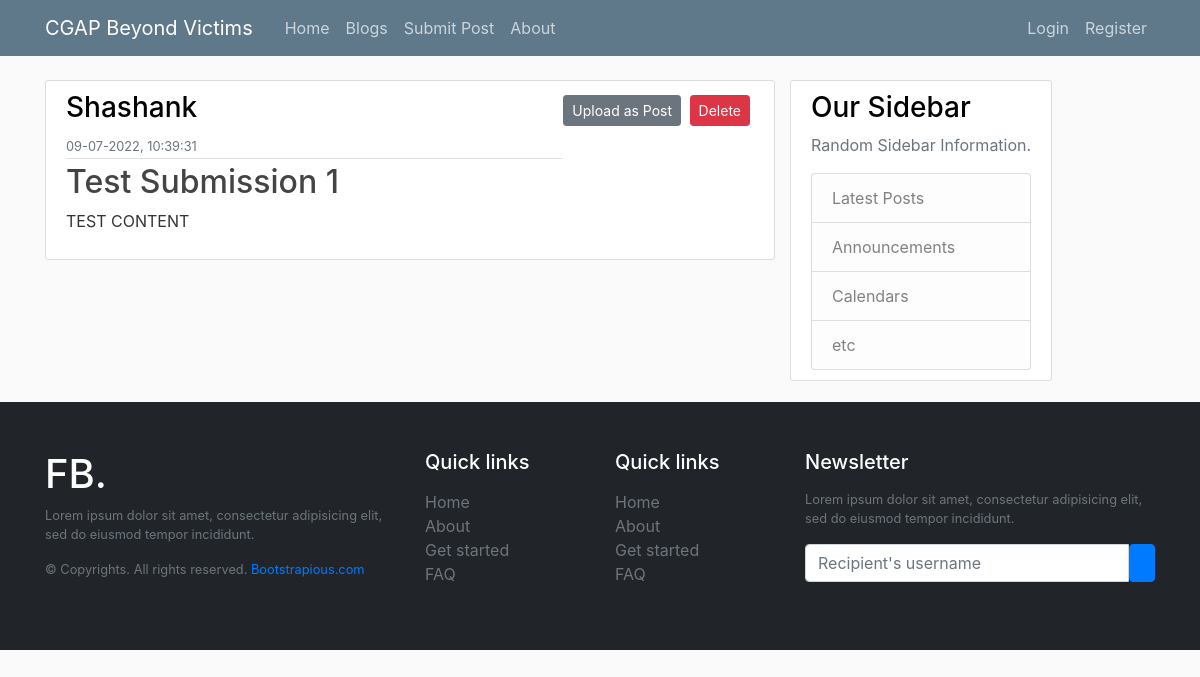
Page /submission/1 on the earlier database version.
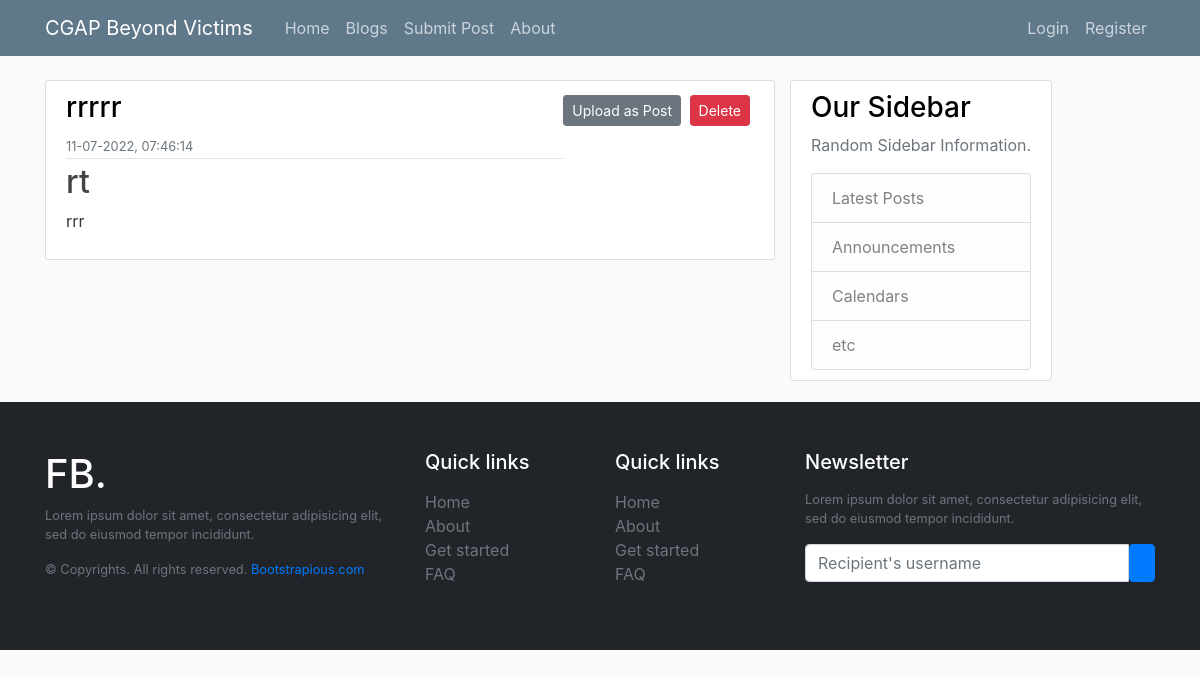
Same page on the later database version.
### cgap/models.py (models this page shows, shortened)
class Submission(db.Model):
    id = db.Column(db.Integer, primary_key=True)
    title = db.Column(db.String(100), nullable=False)
    date_posted = db.Column(db.DateTime, nullable=False, default=datetime.utcnow)
    image_file = db.Column(
        db.String(20), nullable=False, default="images/women_default.jpg"
    )
    content = db.Column(db.Text, nullable=False)
    author = db.Column(db.String(100), nullable=False)

### cgap/routes.py (the view)
@app.route("/submission/<int:submission_id>")
def submission(submission_id):
    submission = Submission.query.get_or_404(submission_id)
    return render_template(
        "submission.html", title=submission.title, submission=submission
    )

### cgap/templates/submission.html (shortened to what this page needs)
{% extends "layout.html" %} {% block content %}
<article class="media content-section">
  <div class="media-body">
    <div class="article-metadata">
      <h3 class="mr-2">{{ submission.author }}</h3>
      <small class="text-muted"
        >{{ submission.date_posted.strftime('%d-%m-%Y, %H:%M:%S') }}</small
      >
    </div>
    <h2 class="article-title">{{ submission.title }}</h2>
    <p class="article-content">{{ submission.content }}</p>
  </div>
  <div>
    <a
      class="btn btn-secondary btn-sm mt-1 mb-1"
      href="{{ url_for('upload_as_post', submission_id=submission.id) }}"
      >Upload as Post</a
    >
    <button
      type="button"
      class="btn btn-danger btn-sm m-1"
      data-toggle="modal"
      data-target="#deleteModal"
    >
      Delete
    </button>
  </div>
</article>
{% endblock content %}

Differences in the rows shown:
changed Submission: author "Shashank" → "rrrrr"; date_posted "09-07-2022, 10:39:31" → "11-07-2022, 07:46:14"; title "Test Submission 1" → "rt"; content "TEST CONTENT" → "rrr"
